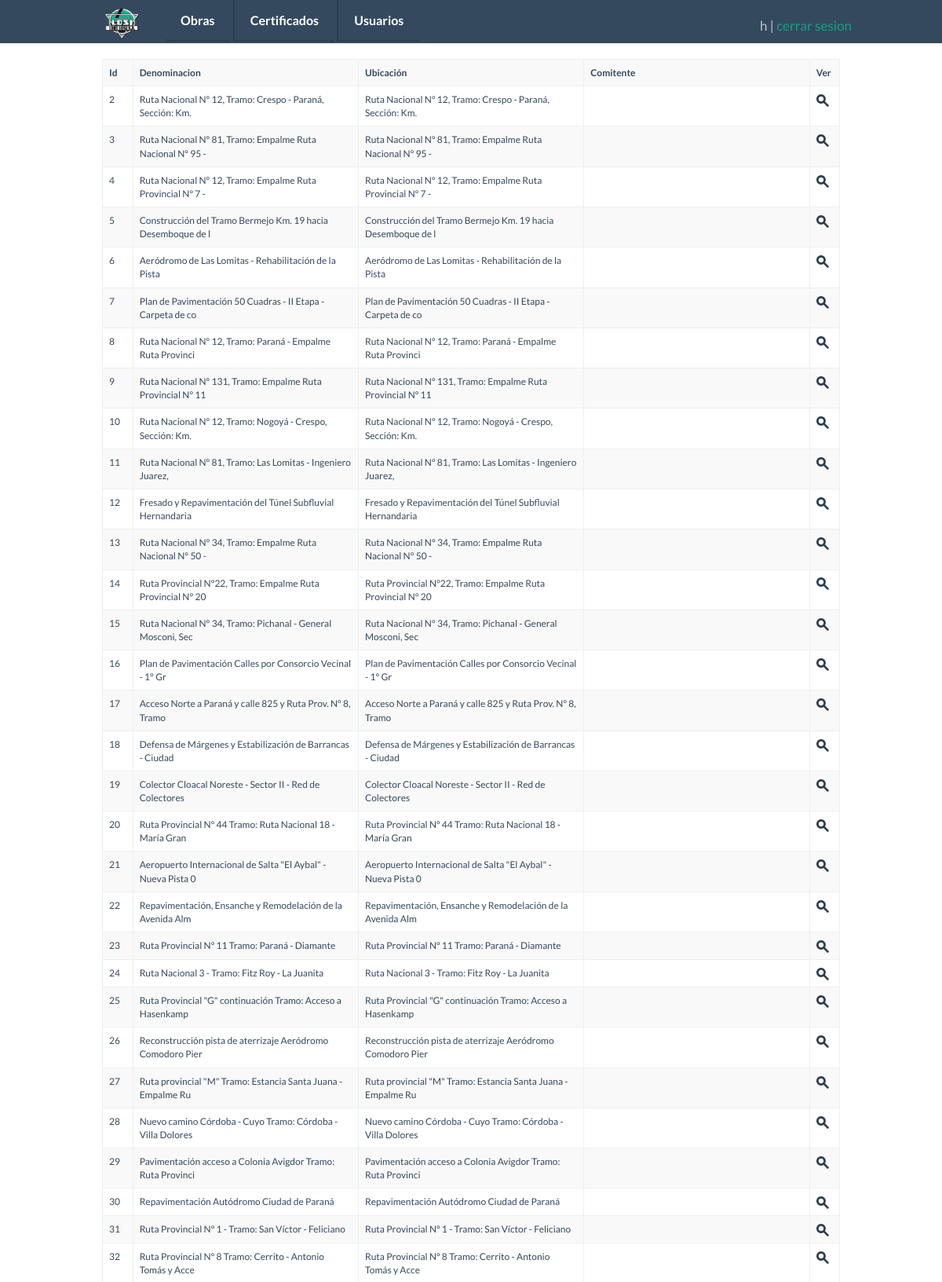
Page /inicio/listado.php (signed in, upper part) on the committed database.
### tables this page shows
CREATE TABLE `obrasejecutadas` (
  `ID` int(11) NOT NULL AUTO_INCREMENT,
  `Seleccion` tinyint(1) NOT NULL DEFAULT '0',
  `denominacion` varchar(255) DEFAULT NULL,
  `enejec` tinyint(1) NOT NULL DEFAULT '0',
  `idcomitente` smallint(5) unsigned DEFAULT NULL,
  `tipoDeObra` varchar(255) DEFAULT NULL,
  `montoContractualOriginal` double DEFAULT NULL,
  `montoContractualFinal` double DEFAULT NULL,
  `fechaTerminacionOriginal` timestamp NOT NULL DEFAULT CURRENT_TIMESTAMP ON UPDATE CURRENT_TIMESTAMP,
  `FechaTerminacionFinal` timestamp NOT NULL DEFAULT '0000-00-00 00:00:00',
  `PlazoOriginal` varchar(15) DEFAULT NULL,
  `PlazoFinal` varchar(15) DEFAULT NULL,
  `idPersoneria` smallint(5) unsigned DEFAULT NULL,
  `participacion` float DEFAULT NULL,
  `ute` varchar(50) DEFAULT NULL,
  `observacion` varchar(255) DEFAULT NULL,
  `longitud` double unsigned DEFAULT NULL,
  `longitudMedida` smallint(5) unsigned DEFAULT NULL,
  `terraplenes` double unsigned DEFAULT NULL,
  `terraplenesMedida` smallint(5) unsigned DEFAULT NULL,
  `recubrimiento` double unsigned DEFAULT NULL,
  `recubrimientoMedida` smallint(5) unsigned DEFAULT NULL,
  `baseNoButuminosa` double unsigned DEFAULT NULL,
  `baseMedida` smallint(5) unsigned DEFAULT NULL,
  `banquinaRipio` double unsigned DEFAULT NULL,
  `banquinaRipioMedida` smallint(5) unsigned DEFAULT NULL,
  `tratamientoTriple` double unsigned DEFAULT NULL,
  `tratamientoTripleMedida` smallint(5) unsigned DEFAULT NULL,
  `Hormigones` double unsigned DEFAULT NULL,
  `HormigonesMedida` smallint(5) unsigned DEFAULT NULL,
  `reforestacion` double unsigned DEFAULT NULL,
  `reforestacionMedida` smallint(5) unsigned DEFAULT NULL,
  `certEjecucion` tinyint(1) NOT NULL DEFAULT '0',
  `rp` tinyint(1) NOT NULL DEFAULT '0',
  `rd` tinyint(1) NOT NULL DEFAULT '0',
  `ok` tinyint(1) NOT NULL DEFAULT '0',
  `fechaInicio` timestamp NOT NULL DEFAULT '0000-00-00 00:00:00',
  `fechaLicitacion` timestamp NOT NULL DEFAULT '0000-00-00 00:00:00',
  `fechaContrato` timestamp NOT NULL DEFAULT '0000-00-00 00:00:00',
  `fechaReplanteo` timestamp NOT NULL DEFAULT '0000-00-00 00:00:00',
  `financiada` varchar(50) DEFAULT NULL,
  `comentario` varchar(255) DEFAULT NULL,
  `fechaRP` timestamp NOT NULL DEFAULT '0000-00-00 00:00:00',
  `fechaRD` timestamp NOT NULL DEFAULT '0000-00-00 00:00:00',
  `kml` varchar(45) DEFAULT NULL,
  PRIMARY KEY (`ID`),
  KEY `FK_obrasejecutadas_Comitente` (`idcomitente`),
  KEY `FK_obrasejecutadas_2` (`idPersoneria`),
  KEY `FK_obrasejecutadas_3` (`longitudMedida`),
  KEY `FK_obrasejecutadas_4` (`banquinaRipioMedida`),
  KEY `FK_obrasejecutadas_5` (`HormigonesMedida`),
  KEY `FK_obrasejecutadas_6` (`tratamientoTripleMedida`),
  KEY `FK_obrasejecutadas_7` (`terraplenesMedida`),
  KEY `FK_obrasejecutadas_8` (`recubrimientoMedida`),
  KEY `FK_obrasejecutadas_9` (`baseMedida`),
  KEY `FK_obrasejecutadas_10` (`reforestacionMedida`),
  CONSTRAINT `FK_obrasejecutadas_10` FOREIGN KEY (`reforestacionMedida`) REFERENCES `medida` (`idMedida`),
  CONSTRAINT `FK_obrasejecutadas_2` FOREIGN KEY (`idPersoneria`) REFERENCES `personeria` (`id`),
  CONSTRAINT `FK_obrasejecutadas_3` FOREIGN KEY (`longitudMedida`) REFERENCES `medida` (`idMedida`),
  CONSTRAINT `FK_obrasejecutadas_4` FOREIGN KEY (`banquinaRipioMedida`) REFERENCES `medida` (`idMedida`),
  CONSTRAINT `FK_obrasejecutadas_5` FOREIGN KEY (`HormigonesMedida`) REFERENCES `medida` (`idMedida`),
  CONSTRAINT `FK_obrasejecutadas_6` FOREIGN KEY (`tratamientoTripleMedida`) REFERENCES `medida` (`idMedida`),
  CONSTRAINT `FK_obrasejecutadas_7` FOREIGN KEY (`terraplenesMedida`) REFERENCES `medida` (`idMedida`),
  CONSTRAINT `FK_obrasejecutadas_8` FOREIGN KEY (`recubrimientoMedida`) REFERENCES `medida` (`idMedida`),
  CONSTRAINT `FK_obrasejecutadas_9` FOREIGN KEY (`baseMedida`) REFERENCES `medida` (`idMedida`),
  CONSTRAINT `FK_obrasejecutadas_Comitente` FOREIGN KEY (`idcomitente`) REFERENCES `comitente` (`id`)
);

### clases/ActiveRecord/MysqlObrasEjecutadasActiveRecord.php (called while the page is built, shortened)
<?php
include_once '../clases/ValueObject/ObrasEjecutadasValueObject.php';
class MysqlObrasEjecutadasActiveRecord implements ActiveRecord{
    public function buscarTodo() {
        $sql = "SELECT * FROM obrasejecutadas;";
        $resultado = mysql_query($sql);
        if($resultado){
            $aObras = array();
            while ($fila = mysql_fetch_object($resultado)){
                $oValueObject = new ObrasEjecutadasValueObject();
                $oValueObject->setBanquinaRipio($fila->banquinaRipio);
                $oValueObject->setBanquinaRipioMedida($fila->banquinaRipioMedida);
                $oValueObject->setBaseMedida($fila->baseMedida);
                $oValueObject->setBaseNoButuminosa($fila->baseNoButuminosa);
                $oValueObject->setCertEjecucion($fila->certEjecucion);
                $oValueObject->setComentario($fila->comentario);
                $oValueObject->setDenominacion($fila->denominacion);
                $oValueObject->setEnejec($fila->enejec);
                $oValueObject->setFechaContrato($fila->fechaContrato);
                $oValueObject->setFechaInicio($fila->fechaInicio);
                $oValueObject->setFechaLicitacion($fila->fechaLicitacion);
                $oValueObject->setFechaRD($fila->fechaRD);
                $oValueObject->setFechaRP($fila->fechaRP);
                $oValueObject->setFechaReplanteo($fila->fechaReplanteo);
                $oValueObject->setFechaTerminacionFinal($fila->FechaTerminacionFinal);
                $oValueObject->setFechaTerminacionOriginal($fila->fechaTerminacionOriginal);
                $oValueObject->setFinanciada($fila->financiada);
                $oValueObject->setHormigones($fila->Hormigones);
                $oValueObject->setHormigonesMedida($fila->HormigonesMedida);
                $oValueObject->setID($fila->ID);
                $oValueObject->setIdPersoneria($fila->idPersoneria);
                $oValueObject->setIdcomitente($fila->idcomitente);
                $oValueObject->setLongitud($fila->longitud);
                $oValueObject->setLongitudMedida($fila->longitudMedida);
                $oValueObject->setMontoContractualFinal($fila->montoContractualFinal);
                $oValueObject->setMontoContractualOriginal($fila->montoContractualOriginal);
                $oValueObject->setObservacion($fila->observacion);
                $oValueObject->setOk($fila->ok);
                $oValueObject->setParticipacion($fila->participacion);
                $oValueObject->setPlazoFinal($fila->PlazoFinal);
                $oValueObject->setPlazoOriginal($fila->PlazoOriginal);
                $oValueObject->setRd($fila->rd);
                $oValueObject->setRecubrimiento($fila->recubrimiento);
                $oValueObject->setRecubrimientoMedida($fila->recubrimientoMedida);
                $oValueObject->setReforestacion($fila->reforestacion);
                $oValueObject->setReforestacionMedida($fila->reforestacionMedida);
                $oValueObject->setRp($fila->rp);
                $oValueObject->setSeleccion($fila->Seleccion);
                $oValueObject->setTerraplenes($fila->terraplenes);
                $oValueObject->setTerraplenesMedida($fila->terraplenesMedida);
                $oValueObject->setTipoDeObra($fila->tipoDeObra);
                $oValueObject->setTratamientoTriple($fila->tratamientoTriple);
                $oValueObject->setTratamientoTripleMedida($fila->tratamientoTripleMedida);
                $oValueObject->setUte($fila->ute);
                $oValueObject->setKml($fila->kml);
                $aObras[] = $oValueObject;
            }
            return $aObras;
        } else {
            return FALSE;
        }
    }
}
?>

### clases/ValueObject/ObrasEjecutadasValueObject.php (called while the page is built, shortened)
<?php
class ObrasEjecutadasValueObject {
    private $ID, $Seleccion, $denominacion, $enejec, $idcomitente, $tipoDeObra;
    public function getID() {
        return $this->ID;
    }
    public function setID($ID) {
        $this->ID = $ID;
    }
    public function getDenominacion() {
        return $this->denominacion;
    }
    public function setDenominacion($denominacion) {
        $this->denominacion = $denominacion;
    }
}
?>

### inicio/listado.php (the view, shortened to what this page needs)
<!DOCTYPE html>
<html>
    <head>
        <?php include_once "../includes/php/estilos.php";?>
    </head>
    <body>
        <?php include_once "../includes/php/header.php"; ?>
        <div class="container">
            <table class="table table-striped table-bordered table-hover">
                <tr>
                    <th style="width: 4%">Id</th>
                    <th style="width: 30%">Denominacion</th>
                    <th style="width: 30%">Ubicaci&oacute;n</th>
                    <th style="width: 30%">Comitente</th>
                    <th style="width: 4%">Ver</th>
                </tr>
                <?php
                include_once '../clases/ActiveRecord/MysqlObrasEjecutadasActiveRecord.php';
                $oObras = new MysqlObrasEjecutadasActiveRecord();
                $aObras = $oObras->buscarTodo();
                foreach ($aObras as $llave => $valor) { ?>
                    <tr>
                        <td><?php echo $valor->getID(); ?></td>
                        <td><?php echo substr(utf8_encode($valor->getDenominacion()), 0, 60); ?></td>
                        <td><?php echo substr(utf8_encode($valor->getDenominacion()), 0, 60); ?></td>
                        <td><?php echo substr(utf8_encode($valor->getIdcomitente()), 0, 60); ?></td>
                        <td><a href="../obras/muestra.php?id=<?php echo $valor->getID(); ?>"><img src="../images/todo/search.png" /></a></td>
                    </tr>
                    <?php
                }
                ?>
            </table>
        </div>
    </body>
</html>

### css/flat-ui.css (style rules this page uses)
body { font-family: 'Lato', Helvetica, Arial, sans-serif; font-size: 14px; line-height: 1.231; color: #34495e; background-color: #ffffff; }
a { color: #16a085; text-decoration: none; -webkit-transition: 0.25s; -moz-transition: 0.25s; -o-transition: 0.25s; transition: 0.25s; -webkit-backface-visibility: hidden; }

### css/demo.css (style rules this page uses)
.container { max-width: 970px !important; }

### css/otros-estilos.css (style rules this page uses)
table { max-width: 100%; background-color: transparent; }
th { text-align: left; }
.table { width: 100%; margin-bottom: 21px; }
.table > thead > tr > th, .table > tbody > tr > th, .table > tfoot > tr > th, .table > thead > tr > td, .table > tbody > tr > td, .table > tfoot > tr > td { padding: 8px; line-height: 1.428571429; vertical-align: top; border-top: 1px solid #ecf0f1; }
.table-bordered { border: 1px solid #ecf0f1; }
.table-bordered > thead > tr > th, .table-bordered > tbody > tr > th, .table-bordered > tfoot > tr > th, .table-bordered > thead > tr > td, .table-bordered > tbody > tr > td, .table-bordered > tfoot > tr > td { border: 1px solid #ecf0f1; }
.table-striped > tbody > tr:nth-child(odd) > td, .table-striped > tbody > tr:nth-child(odd) > th { background-color: #f9f9f9; }
* { margin: 0; }
html, body { height: 100%; }
body { font-size: 12px; }
.container { min-height: 100%; height: auto !important; height: 100%; margin: 0 auto -40px; }

### rows in the picture
obrasejecutadas: ID "2", denominacion "Ruta Nacional Nº 12, Tramo: Crespo - Paraná, Sección: Km."
obrasejecutadas: ID "3", denominacion "Ruta Nacional Nº 81, Tramo: Empalme Ruta Nacional Nº 95 -"
obrasejecutadas: ID "4", denominacion "Ruta Nacional Nº 12, Tramo: Empalme Ruta Provincial Nº 7 -"
obrasejecutadas: ID "5", denominacion "Construcción del Tramo Bermejo Km. 19 hacia Desemboque de l"
obrasejecutadas: ID "6", denominacion "Aeródromo de Las Lomitas - Rehabilitación de la Pista"
obrasejecutadas: ID "7", denominacion "Plan de Pavimentación 50 Cuadras - II Etapa - Carpeta de co"
obrasejecutadas: ID "8", denominacion "Ruta Nacional Nº 12, Tramo: Paraná - Empalme Ruta Provinci"
obrasejecutadas: ID "9", denominacion "Ruta Nacional Nº 131, Tramo: Empalme Ruta Provincial Nº 11"
obrasejecutadas: ID "10", denominacion "Ruta Nacional Nº 12, Tramo: Nogoyá - Crespo, Sección: Km."
obrasejecutadas: ID "11", denominacion "Ruta Nacional Nº 81, Tramo: Las Lomitas - Ingeniero Juarez,"
obrasejecutadas: ID "12", denominacion "Fresado y Repavimentación del Túnel Subfluvial Hernandaria"
obrasejecutadas: ID "13", denominacion "Ruta Nacional N° 34, Tramo: Empalme Ruta Nacional N° 50 -"
obrasejecutadas: ID "14", denominacion "Ruta Provincial N°22, Tramo: Empalme Ruta Provincial N° 20"
obrasejecutadas: ID "15", denominacion "Ruta Nacional N° 34, Tramo: Pichanal - General Mosconi, Sec"
obrasejecutadas: ID "16", denominacion "Plan de Pavimentación Calles por Consorcio Vecinal - 1° Gr"
obrasejecutadas: ID "17", denominacion "Acceso Norte a Paraná y calle 825 y Ruta Prov. Nº 8, Tramo"
obrasejecutadas: ID "18", denominacion "Defensa de Márgenes y Estabilización de Barrancas - Ciudad"
obrasejecutadas: ID "19", denominacion "Colector Cloacal Noreste - Sector II - Red de Colectores"
obrasejecutadas: ID "20", denominacion "Ruta Provincial Nº 44 Tramo: Ruta Nacional 18 - María Gran"
obrasejecutadas: ID "21", denominacion "Aeropuerto Internacional de Salta \"El Aybal\" - Nueva Pista 0"
obrasejecutadas: ID "22", denominacion "Repavimentación, Ensanche y Remodelación de la Avenida Alm"
obrasejecutadas: ID "23", denominacion "Ruta Provincial Nº 11 Tramo: Paraná - Diamante"
obrasejecutadas: ID "24", denominacion "Ruta Nacional 3 - Tramo: Fitz Roy - La Juanita"
obrasejecutadas: ID "25", denominacion "Ruta Provincial \"G\" continuación Tramo: Acceso a Hasenkamp"
obrasejecutadas: ID "26", denominacion "Reconstrucción pista de aterrizaje Aeródromo Comodoro Pier"
obrasejecutadas: ID "27", denominacion "Ruta provincial \"M\" Tramo: Estancia Santa Juana - Empalme Ru"
obrasejecutadas: ID "28", denominacion "Nuevo camino Córdoba - Cuyo Tramo: Córdoba - Villa Dolores"
obrasejecutadas: ID "29", denominacion "Pavimentación acceso a Colonia Avigdor Tramo: Ruta Provinci"
obrasejecutadas: ID "30", denominacion "Repavimentación Autódromo Ciudad de Paraná"
obrasejecutadas: ID "31", denominacion "Ruta Provincial Nº 1 - Tramo: San Víctor - Feliciano"
obrasejecutadas: ID "32", denominacion "Ruta Provincial Nº 8 Tramo: Cerrito - Antonio Tomás y Acce"

### other values in the picture
$_SESSION['nombre'] "h"
